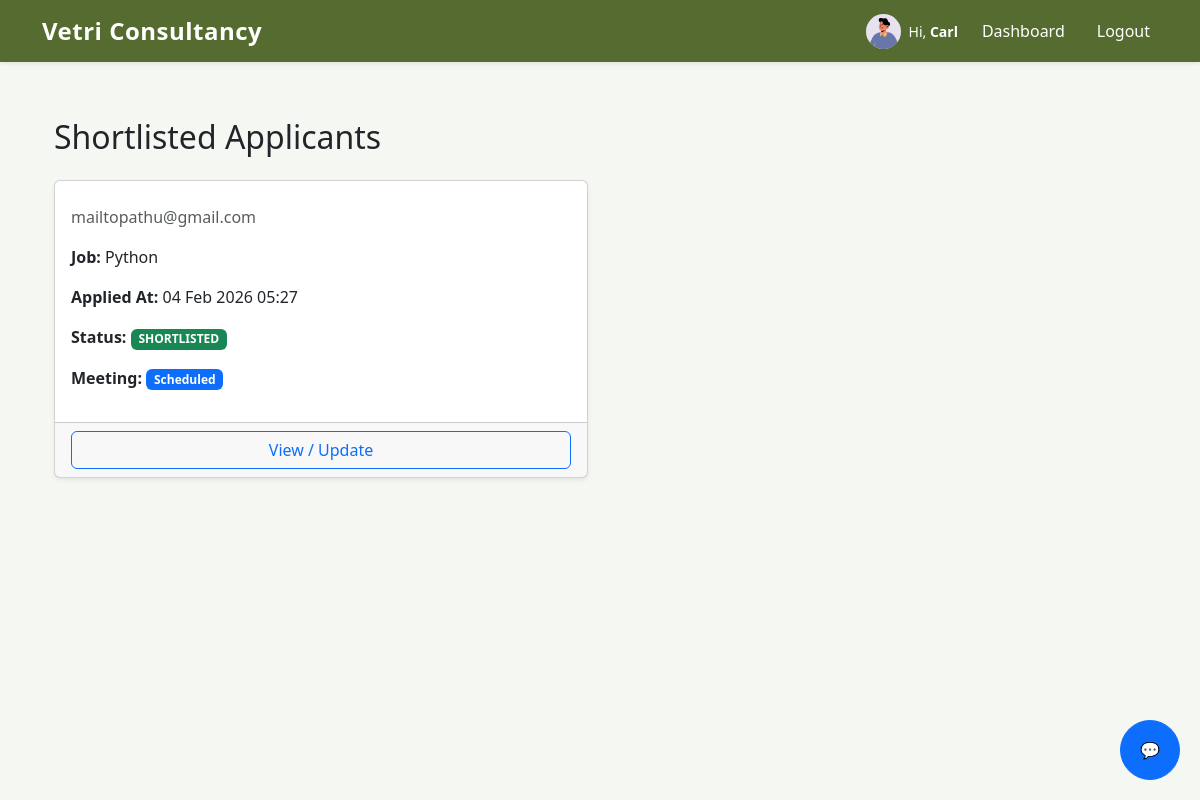
The page /jobs/shortlisted/ (signed in) on the database its author committed.
### accounts/models.py (models this page shows, shortened)
class User(AbstractUser):
    ROLE_CHOICES = (
        ('CANDIDATE', 'Candidate'),
        ('CONSULTANT', 'Consultant'),
        ('ADMIN', 'Admin'),
    )
    username = None
    email = models.EmailField(unique=True)
    role = models.CharField(max_length=20, choices=ROLE_CHOICES, default='CANDIDATE')
    USERNAME_FIELD = 'email'
    REQUIRED_FIELDS = []
    objects = CustomUserManager()

### profiles/models.py (models this page shows, shortened)
class ConsultantProfile(models.Model):
    user = models.OneToOneField(
        settings.AUTH_USER_MODEL,
        on_delete=models.CASCADE,
        related_name='consultant_profile'
    )
    first_name = models.CharField(max_length=50, blank=True)
    last_name = models.CharField(max_length=50, blank=True)
    phone = models.CharField(max_length=20, blank=True)
    company = models.CharField(max_length=100, blank=True)
    designation = models.CharField(max_length=100, blank=True)
    profile_image = models.ImageField(
        upload_to=consultant_profile_image_path,
        null=True,
        blank=True
    )
    bio = models.TextField(blank=True, null=True)
    linkedin = models.URLField(blank=True, null=True)
    created_at = models.DateTimeField(default=timezone.now)
    updated_at = models.DateTimeField(auto_now=True)

### jobs/models.py (models this page shows, shortened)
class Application(models.Model):
    STATUS_CHOICES = (
        ('PENDING', 'Pending'),
        ('SHORTLISTED', 'Shortlisted'),
        ('REJECTED', 'Rejected'),
    )
    MEETING_STATUS_CHOICES = (
        ('NOT_SCHEDULED', 'Not Scheduled'),
        ('SCHEDULED', 'Scheduled'),
        ('POSTPONED', 'Postponed'),
        ('CANCELLED', 'Cancelled'),
        ('COMPLETED', 'Completed'),
    )
    user = models.ForeignKey(settings.AUTH_USER_MODEL, on_delete=models.CASCADE, related_name='applications')
    job = models.ForeignKey(Job, on_delete=models.CASCADE, related_name='applications')
    resume = models.FileField(upload_to='applications/resumes/')
    cover_letter = models.TextField(blank=True)
    applied_at = models.DateTimeField(auto_now_add=True)
    status = models.CharField(max_length=20, choices=STATUS_CHOICES, default='PENDING')
    meeting_status = models.CharField(max_length=20, choices=MEETING_STATUS_CHOICES, default='NOT_SCHEDULED')
    meeting_datetime = models.DateTimeField(null=True, blank=True)  # NEW
    class Meta:
        unique_together = ('user', 'job')

class Job(models.Model):
    JOB_TYPE_CHOICES = (
        ('FT', 'Full Time'),
        ('PT', 'Part Time'),
        ('RM', 'Remote'),
    )
    posted_by = models.ForeignKey(
        settings.AUTH_USER_MODEL,
        on_delete=models.CASCADE,
        related_name='posted_jobs'
    )
    title = models.CharField(max_length=200)
    company = models.CharField(max_length=150)
    location = models.CharField(max_length=150)
    experience = models.PositiveIntegerField(help_text="Experience in years")
    job_type = models.CharField(max_length=2, choices=JOB_TYPE_CHOICES)
    domain = models.CharField(max_length=150, help_text="Eg: Web Development, Data Science")
    skills = models.TextField(help_text="Comma separated skills")
    description = models.TextField()
    posted_on = models.DateTimeField(auto_now_add=True)
    is_active = models.BooleanField(default=True)

### jobs/views.py (the view)
# urls.py: path('shortlisted/', shortlisted_applicants_view, name='shortlisted_applicants'),
@login_required
def shortlisted_applicants_view(request):
    if request.user.role != 'CONSULTANT':
        return redirect('jobs:jobs_list')
    applications = Application.objects.filter(
        job__posted_by=request.user,
        status='SHORTLISTED'
    ).order_by('-applied_at')
    return render(request, 'jobs/shortlisted_applicants.html', {
        'applications': applications
    })

### jobs/templates/jobs/shortlisted_applicants.html (shortened to what this page needs)
{% extends "base.html" %}
{% block content %}
<div class="container mt-5">
    <h2 class="mb-4">Shortlisted Applicants</h2>
    {% if applications %}
        <div class="row g-4">
            {% for app in applications %}
                <div class="col-md-6">
                    <div class="card shadow-sm h-100">
                        <div class="card-body">
                            <p class="text-muted">{{ app.user.email }}</p>
                            <p><strong>Job:</strong> {{ app.job.title }}</p>
                            <p><strong>Applied At:</strong> {{ app.applied_at|date:"d M Y H:i" }}</p>
                            <p>
                                <strong>Status:</strong>
                                <span class="badge
                                    {% if app.status == 'SHORTLISTED' %}bg-success
                                    {% elif app.status == 'PENDING' %}bg-warning
                                    {% else %}bg-danger
                                    {% endif %}">
                                    {{ app.status }}
                                </span>
                            </p>
                            <p>
                                <strong>Meeting:</strong>
                                <span class="badge
                                    {% if app.meeting_status == 'SCHEDULED' %}bg-primary
                                    {% elif app.meeting_status == 'POSTPONED' %}bg-secondary
                                    {% else %}bg-light text-dark
                                    {% endif %}">
                                    {{ app.get_meeting_status_display }}
                                </span>
                            </p>
                        </div>
                        <div class="card-footer d-flex gap-2">
                            <a href="{% url 'jobs:applicant_detail' app.id %}" class="btn btn-outline-primary w-100">
                                View / Update
                            </a>
                        </div>
                    </div>
                </div>
            {% endfor %}
        </div>
    {% else %}
        <p class="text-muted text-center mt-5">No shortlisted applicants yet.</p>
    {% endif %}
</div>
{% endblock %}

### templates/base.html (shortened to what this page needs)
{% load static %}
<!DOCTYPE html>
<html lang="en">
<head>
    <link rel="stylesheet" href="https://cdn.jsdelivr.net/npm/bootstrap-icons@1.10.5/font/bootstrap-icons.css">
    <link href="https://cdn.jsdelivr.net/npm/bootstrap@5.3.3/dist/css/bootstrap.min.css" rel="stylesheet">
</head>
<body>
    {% if not hide_nav %}
    <nav class="navbar navbar-expand-lg fixed-top shadow-sm">
        <div class="container">
            <a class="navbar-brand logo"
                href="{% if user.is_authenticated %}{% url 'jobs:jobs_list' %}{% else %}{% url 'accounts:login' %}{% endif %}">
                Vetri Consultancy
            </a>
            <div class="collapse navbar-collapse" id="navbarNav">
                <ul class="navbar-nav ms-auto align-items-center gap-3">
                    {% if user.is_authenticated %}
<li class="nav-item d-flex align-items-center gap-2">
    {% if user.role == 'CANDIDATE' %}
        {% if user.profile.profile_image %}
            <img src="{{ user.profile.profile_image.url }}"
                 alt="Profile"
                 class="rounded-circle"
                 width="35"
                 height="35"
                 style="object-fit: cover;">
        {% else %}
            <img src="{% static 'images/default.jpg' %}"
                 alt="Profile"
                 class="rounded-circle"
                 width="35"
                 height="35"
                 style="object-fit: cover;">
        {% endif %}
        <span class="text-white small">
            Hi,
            <strong>{{ user.profile.first_name|default:user.email }}</strong>
            {% if user.subscription.is_pro %}
                <span class="badge bg-warning text-dark ms-1">PRO</span>
            {% else %}
                <span class="badge bg-secondary ms-1">FREE</span>
            {% endif %}
        </span>
    {% elif user.role == 'CONSULTANT' %}
        {% if user.consultant_profile.profile_image %}
            <img src="{{ user.consultant_profile.profile_image.url }}"
                 alt="Profile"
                 class="rounded-circle"
                 width="35"
                 height="35"
                 style="object-fit: cover;">
        {% else %}
        <span class="text-white small">
            Hi,
            <strong>{{ user.consultant_profile.first_name|default:user.email }}</strong>
        </span>
    {% else %}
        <span class="text-white small">
            Hi, <strong>{{ user.email }}</strong>
        </span>
    {% endif %}
</li>
                    <li class="nav-item">
                        <a class="nav-link {% if request.resolver_match.url_name == 'dashboard' and request.resolver_match.app_name == 'accounts' %}active{% endif %}"
                            href="{% url 'accounts:dashboard' %}">
                            Dashboard
                        </a>
                    </li>
                    <li class="nav-item">
                        <form method="post" action="{% url 'accounts:logout' %}">
                            <button type="submit" class="logout-btn nav-link">Logout</button>
                        </form>
                    </li>
                    {% endif %}
                </ul>
            </div>
        </div>
    </nav>
    {% endif %}
    <div class="container">
        {% block content %}{% endblock %}
    </div>
<button id="chatbotBtn" class="btn btn-primary" style="position:fixed; bottom:20px; right:20px; border-radius:50%; width:60px; height:60px;">
    💬
</button>
</body>
</html>

### templates/base.html (style rules this page uses)
body { padding-top: 70px; background-color: #F5F7F2; }
.navbar { background-color: #556B2F !important; }
.navbar .nav-link, .navbar-brand { color: #ffffff !important; font-weight: 500; }
.logo { font-weight: bold; font-size: 1.5rem; letter-spacing: 0.5px; }
.logout-btn { color: #ffffff; background: none; border: none; padding: 0; }

### rows shown on the page
User: consultant_profile.profile_image (picture), consultant_profile.first_name "Carl"
Application: user.email "mailtopathu@gmail.com", job "Python", applied_at "04 Feb 2026 05:27", status "SHORTLISTED", meeting_status "Scheduled"
